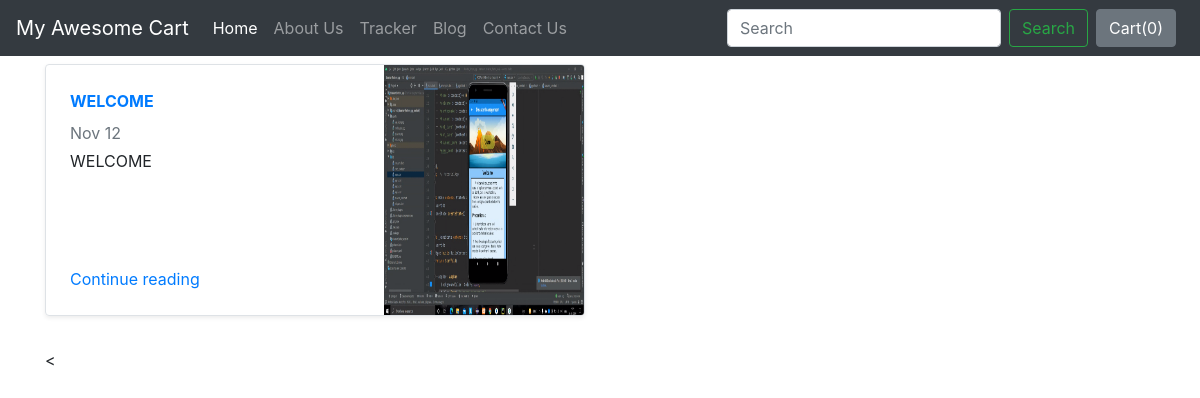
Screenshot of /blog/ with the database file from the repository.
### blog/models.py (models this page shows)
class Blogpost(models.Model):
    post_id = models.AutoField(primary_key= True)
    tilte = models.CharField(max_length=50)
    head0 = models.CharField(max_length=500, default="")
    chead0 = models.CharField(max_length=5000, default="")
    head1 = models.CharField(max_length=500, default="")
    chead1 = models.CharField(max_length=5000, default="")
    head2 = models.CharField(max_length=500, default="")
    chead2 = models.CharField(max_length=5000, default="")
    pub_date = models.DateField()
    thumbnail = models.ImageField(upload_to='shop/images', default="")
    def __str__(self):
        return self.tilte

### blog/views.py (the view)
# urls.py: path("", views.index, name="blogHome"),
def index(request):
    myposts= Blogpost.objects.all()
    print(myposts)
    return render(request, 'blog/index.html', {'myposts': myposts})

### blog/templates/blog/index.html (shortened to what this page needs)
{% extends 'blog/basic.html' %}
{% block body %}
<div class="container">
<div class="row my-2">
    {% for item in myposts %}
        <div class="col-md-6">
            <div
                class="row no-gutters border rounded overflow-hidden flex-md-row mb-4 shadow-sm h-md-250 position-relative">
                <div class="col p-4 d-flex flex-column position-static">
                    <strong class="d-inline-block mb-2 text-primary">{{item.head0}}</strong>
                    <div class="mb-1 text-muted">Nov 12</div>
                    <p class="card-text mb-auto">{{item.head1}}</p>
                    <a href="blogpost/{{item.post_id}}" class="stretched-link">Continue reading</a>
                </div>
                <div class="col-auto d-none d-lg-block">
                    <img src="/media/{{item.thumbnail}}" class="bd-placeholder-img" width="200" height="250"
                        aria-label="Placeholder: Thumbnail"/>
                </div>
            </div>
        </div>
    {% endfor %}
</div>
{% endblock %}

### rows the page displays
Blogpost: head0 "WELCOME", head1 "WELCOME", thumbnail (picture)
